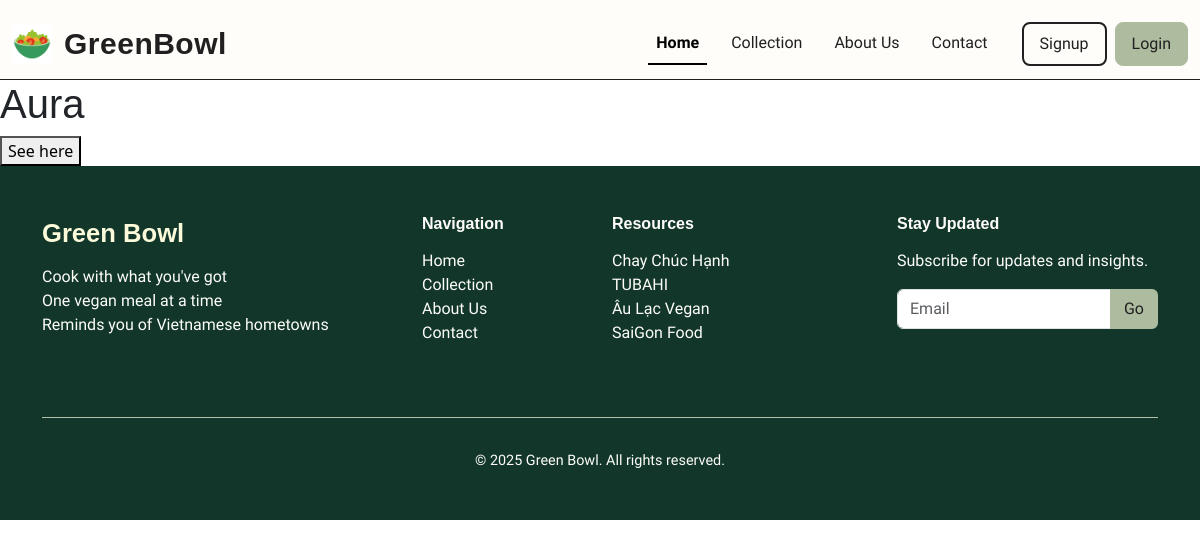
Page /recipes on the earlier database version.
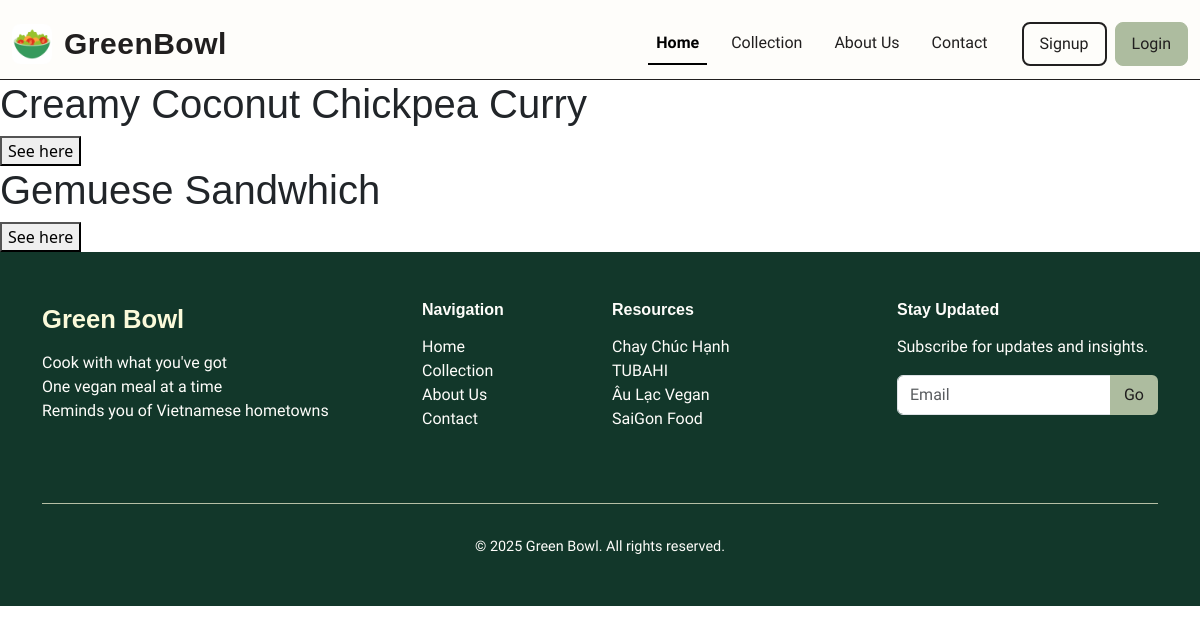
Same page on the later database version.
### recipe/models.py (models this page shows)
class Recipe(models.Model):
    name = models.CharField()
    picture = models.ImageField(upload_to="products/")
    ingridents = models.ManyToManyField(Ingridient, related_name="food")
    description = models.CharField(default = "")
    instruction = models.TextField(default = "")

### recipe/views.py (the view)
# urls.py: path("recipes", views.recipes, name="recipes"),
def recipes(request):
    if(request.method == "POST"):
        if(request.POST.get("list") != ""):
            recipe_list_inp = request.POST.get("list").split(",")
            recipe_list = []
            for in_id in recipe_list_inp:
                try:
                    new = Ingridient.objects.get(name=in_id)
                    recipe_list.append(new)
                except Ingridient.DoesNotExist:
                    return render(request, 'recipe/landingpage.html', {"message":f'Ingredient {in_id} not found in database'})
            recipes = (
                Recipe.objects
                .annotate(match_count=Count('ingridents', filter=Q(ingridents__name__in=recipe_list)))
                .filter(match_count__gt=0)
                .order_by('-match_count')
            )
            return render(request, "recipe/collection.html", {
                "recoms":recipes,
                "search":request.POST.get("list")
            })
        else:
            return render(request, "recipe/collection.html", {
                "recipes":Recipe.objects.all()
            })
    elif(request.method == "GET"):
        return render(request, "recipe/recipes.html", {
            "recipes":Recipe.objects.all()
        })

### recipe/templates/recipe/recipes.html
{% extends 'recipe/layout.html' %}
{% block body %}
{% for recipe in recipes %}
<div>
<h1>{{recipe.name}}</h1>
<button onclick="window.location = `{% url 'recipe' recipe.id %}`">See here</button>
</div>
{% endfor %}
{% endblock %}

### recipe/templates/recipe/layout.html (shortened to what this page needs)
{% load static %}
<!DOCTYPE html>
<html lang="en">
  <head>
    <link rel="stylesheet" href="{% static 'recipe/greenbowlstyle.css' %}">
    <link
      href="https://cdn.jsdelivr.net/npm/bootstrap@5.3.2/dist/css/bootstrap.min.css"
      rel="stylesheet"
    >
  </head>
  <body>
    <header>
      <nav class="navbar navbar-expand-lg greenbowl-navbar pt-3">
        <div class="container-fluid">
          <a class="navbar-brand" href="{% url 'index' %}">
            <img
              src="{% static 'recipe/images/saladbowl.webp' %}"
              alt="GreenBowl Logo"
              width="40"
              height="40"
              class="brand-logo"
            >
            <span class="brand-text">GreenBowl</span>
          </a>
          <div class="collapse navbar-collapse" id="navbarNavAltMarkup">
            <div class="navbar-nav ms-auto">
              <ul class="nav nav-underline">
                <li class="nav-item">
                  <a class="nav-link active" aria-current="page" href="{% url 'index' %}">Home</a>
                </li>
                <li class="nav-item">
                  <a class="nav-link" href="{% url 'collection' %}">Collection</a>
                </li>
                <li class="nav-item">
                  <a class="nav-link" href="{% url 'aboutus' %}">About Us</a>
                </li>
                <li class="nav-item">
                  <a class="nav-link" href="{% url 'contact' %}">Contact</a>
                </li>
              </ul>
            </div>
          </div>
        {% if not user.is_authenticated %}
          <form class="d-flex nav-form ms-3">
            <button type="button" class="btn signup-btn btn-outline-secondary" onclick="window.location = `{% url 'register'%}`">Signup</button>
            <button type="button" class="btn login-btn btn-primary" onclick="window.location = `{% url 'login' %}`">Login</button>
          </form>
        {% else %}
        <button type="button" class="btn signout-btn btn-outline-secondary" onclick="window.location = `{% url 'logout'%}`">Logout</button>
        {% endif %}
        </div>
      </nav>
    </header>
    <div class="body">
        {% block body %}
        {% endblock %}
    <footer>
      <div class="container">
        <div class="row">
          <div class="col-lg-4 col-md-6 mb-4">
            <div class="footer-logo">Green Bowl</div>
            <p>
              Cook with what you've got<br>
              One vegan meal at a time <br>
              Reminds you of Vietnamese hometowns
            </p>
          </div>
          <div class="col-lg-2 col-md-6 mb-4">
            <h6 class="fw-bold mb-3">Navigation</h6>
            <ul class="list-unstyled">
              <li><a href="{% url 'index' %}">Home</a></li>
              <li><a href="collection.html">Collection</a></li>
              <li><a href="aboutus.html">About Us</a></li>
              <li><a href="contact.html">Contact</a></li>
            </ul>
          </div>
          <div class="col-lg-3 col-md-6 mb-4">
            <h6 class="fw-bold mb-3">Resources</h6>
            <ul class="list-unstyled">
              <li><a href="https://chaychuchanh.com/">Chay Chúc Hạnh</a></li>
              <li><a href="https://tubahi.com/">TUBAHI</a></li>
              <li><a href="https://aulac-vegan.com/en/">Âu Lạc Vegan</a></li>
              <li><a href="https://www.sgfoods.com.vn/">SaiGon Food</a></li>
            </ul>
          </div>
          <div class="col-lg-3 col-md-6 mb-4">
            <h6 class="fw-bold mb-3">Stay Updated</h6>
            <p>Subscribe for updates and insights.</p>
            <form>
              <div class="input-group mb-3">
                <input type="text" class="form-control" placeholder="Email" aria-label="Recipient’s username" aria-describedby="button-addon3">
                <button class="btn btn-outline-secondary" type="button" id="button-addon3">Go</button>
              </div>
            </form>
          </div>
        </div>
        <div class="footer-divider"></div>
        <div class="footer-bottom">
          © 2025 Green Bowl. All rights reserved.
        </div>
      </div>
    </footer>
    </div>
</body>

Differences in the rows shown:
removed Recipe: name "Aura"
added Recipe: name "Creamy Coconut Chickpea Curry"
added Recipe: name "Gemuese Sandwhich"
